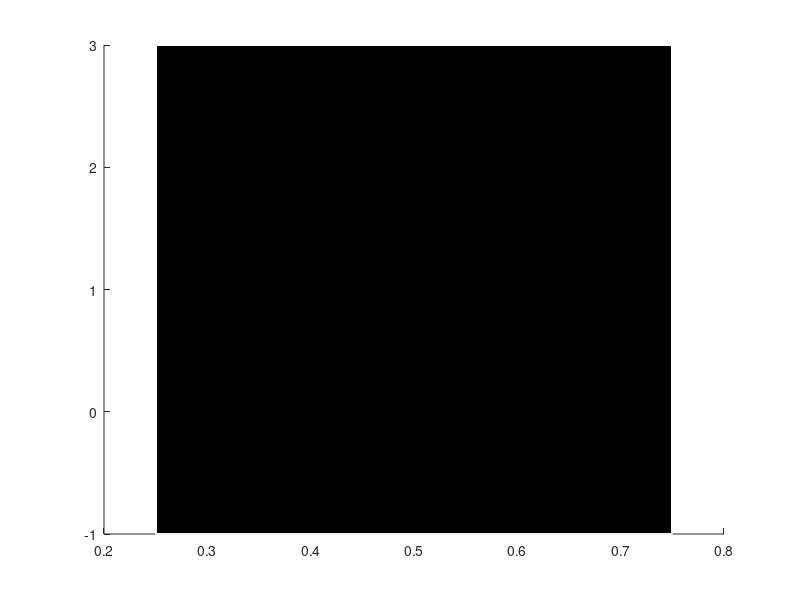

Source code (MATLAB):
function drawCon()
%conveyor belt model
conSize = [0.5, 4, 0.1];
conOrigin = [0.25,-1, -0.1];

conX=([0 1 1 0 0 0;1 1 0 0 1 1;1 1 0 0 1 1;0 1 1 0 0 0]-0.5)*conSize(1)+conOrigin(1)+conSize(1)/2;
conY=([0 0 1 1 0 0;0 1 1 0 0 0;0 1 1 0 1 1;0 0 1 1 1 1]-0.5)*conSize(2)+conOrigin(2)+conSize(2)/2;
conZ=([0 0 0 0 0 1;0 0 0 0 0 1;1 1 1 1 0 1;1 1 1 1 0 1]-0.5)*conSize(3)+conOrigin(3)+conSize(3)/2;


for i=1:6
    h=patch(conX(:,i),conY(:,i),conZ(:,i),'k');
    set(h,'edgecolor','w')
end
end
